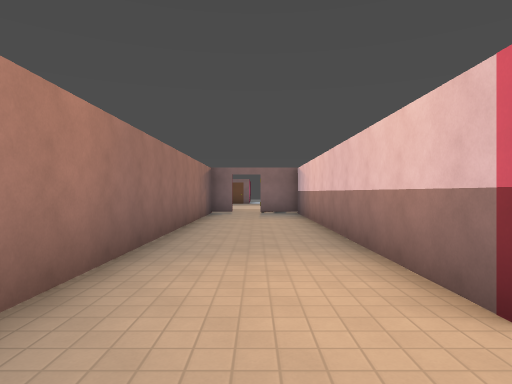
view 1 (above)

21 first-person views from a walk through a Godot game level. The camera is 1.5 m above the floor, looks level and sees 75° across. Doors that lead somewhere are drawn open, without their leaves. The floor is counted in squares, 2 m on a side. Each view is taken from the middle of a square. On the plan, view 1 faces up. The plan holds only what a view shows up to about 11 squares ahead; the rest is blank. The place goes on beyond the plan. Flat picture figures and markers are left out. Some surface patterns are stand-ins.

view 2
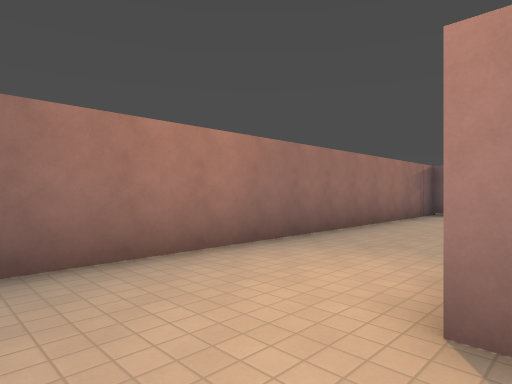

view 3
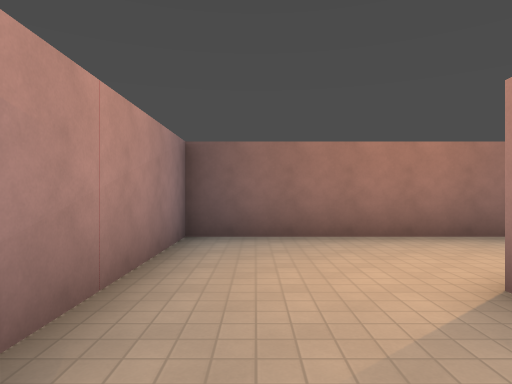

view 4
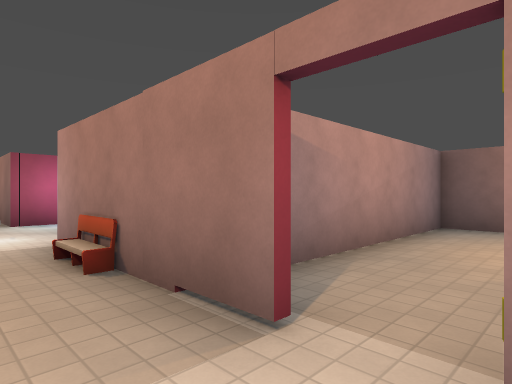

view 5
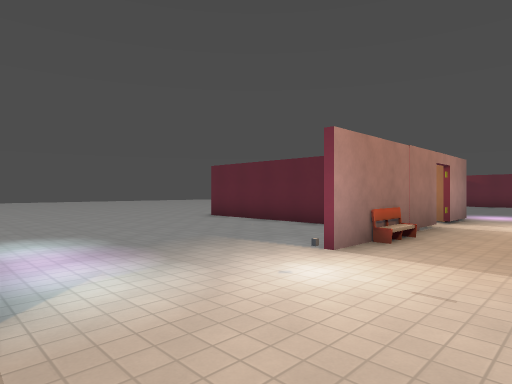

view 6
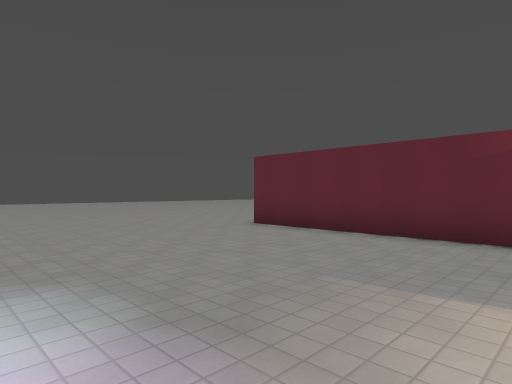

view 7
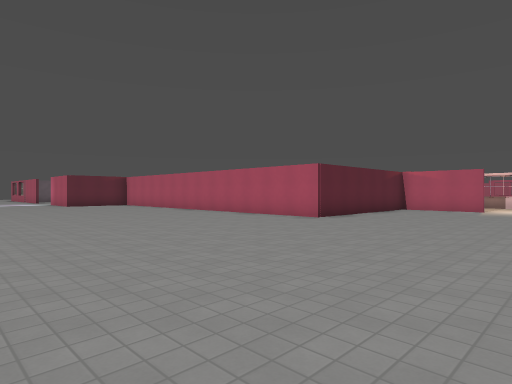

view 8
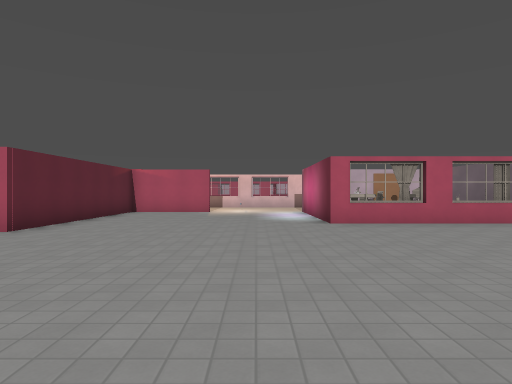

view 9
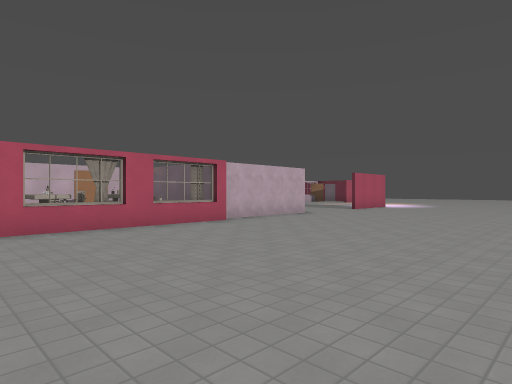

view 10
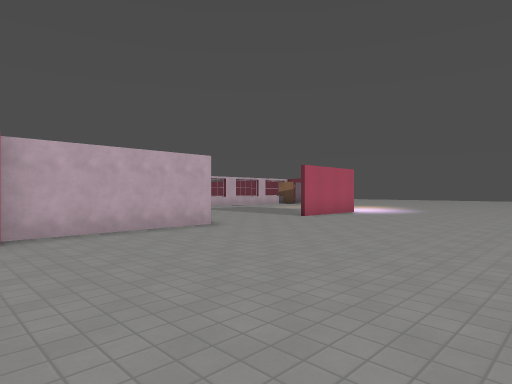

view 11
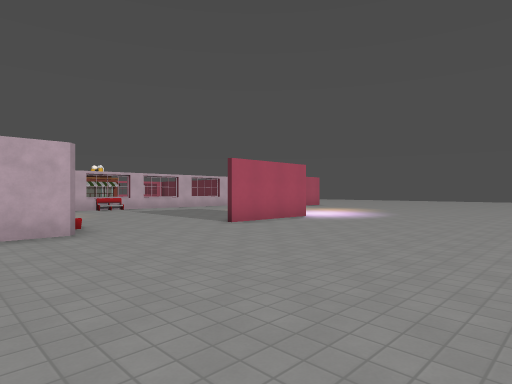

view 12
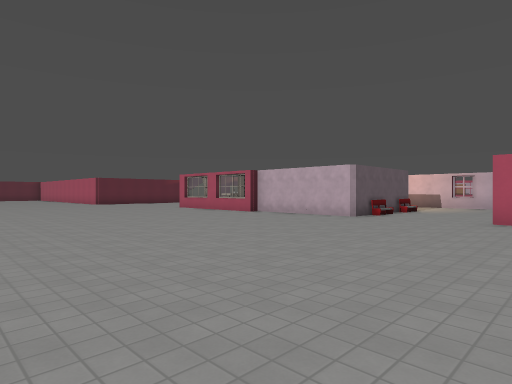

view 13
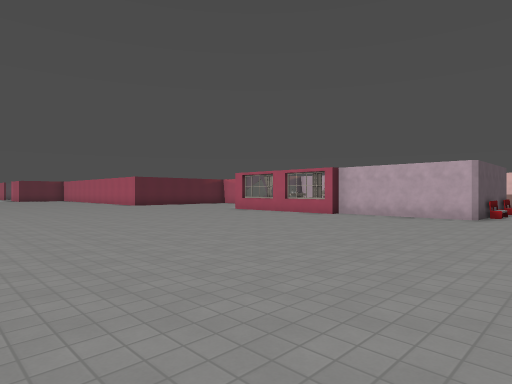

view 14
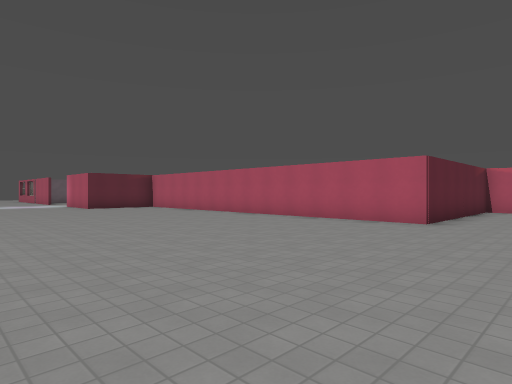

view 15
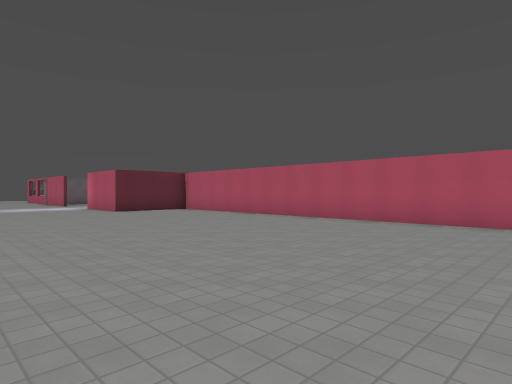

view 16
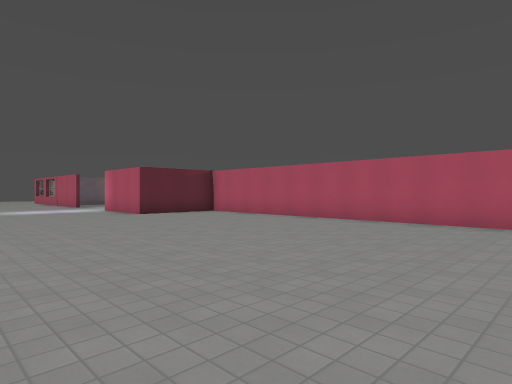

view 17
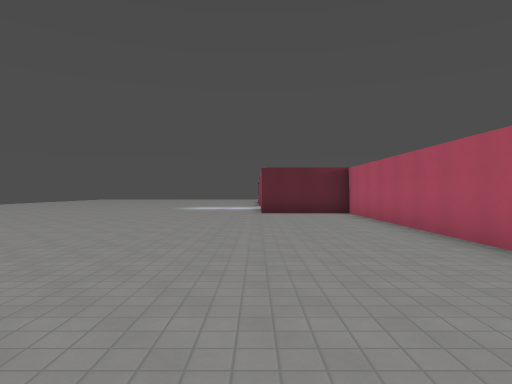

view 18
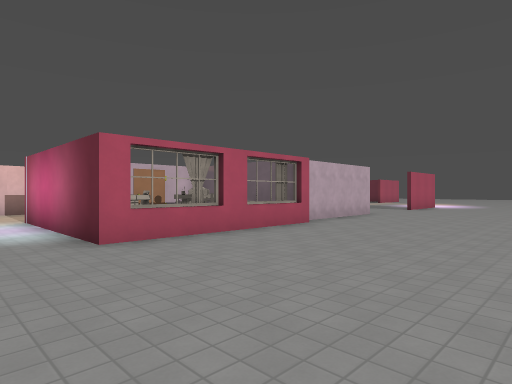

view 19
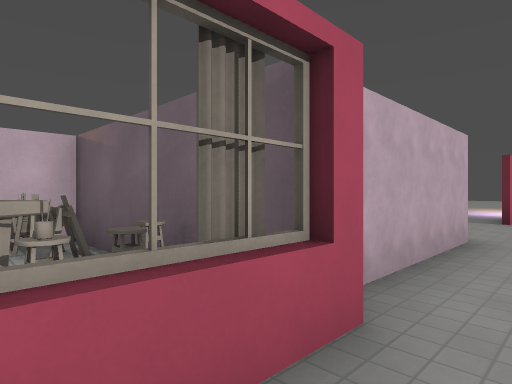

view 20
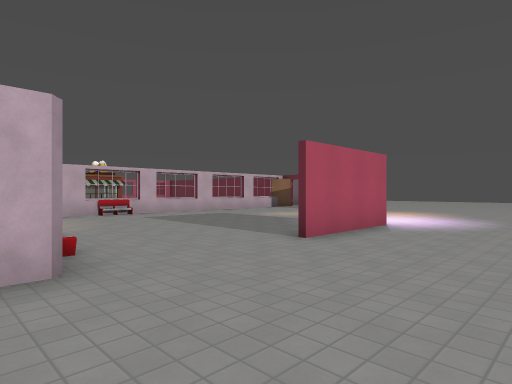

view 21
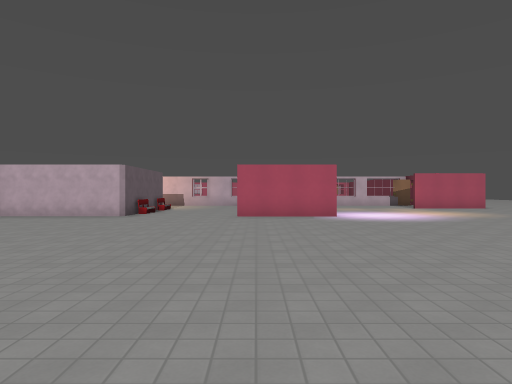

### Floor plan
Points are (right, up) in squares from view 1. A wall is a line through its corners. A room is listed if a view was taken in it or the views show most of it. See-through windows are left out.
Room 1 (views 1, 2)
walls: (1.5, 1.9) (1.5, 11); (-1.6, 11.5) (-1.6, -1.2) (3.4, -1.2)
ways out: opening at (3, 0) to room 2
Room 2 (views 3, 4)
walls: (4.7, 2.4) (4.7, 0.8)
ways out: opening at (3, 0) to room 1; opening at (6.5, -1.5) to room 3
Room 3 (views 5, 6, 7, 8, 9, 10, 11, 12, 13, 14, 15, 16, 17, 18, 19, 20, 21)
walls: (-0.1, -12.9) (-0.1, -7.8) (4.7, -7.8) (4.7, -9.2); (3.2, -1.3) (-1.7, -1.3) (-1.7, 11); (3.4, -16.9) (0.3, -16.9) (0.3, -12.6); (8.2, -8.4) (8.2, -7.8); (4.7, -0.1) (4.7, -4.2); (0.3, -23.5) (0.3, -20.4); (8.2, -20.2) (8.2, -19)
ways out: opening at (6.5, -1.5) to room 2; opening at (8, -20)
objects: bench (2, -17); other object (4, -17); bench (5, -3); other object (8, -20)

Where each view was taken, in squares from view 1:
view 1: 0 up, 0 right, facing up
view 2: 0 up, 2 right, facing up-left
view 3: 0 up, 4 right, facing left
view 4: 1 up, 6 right, facing down-left
view 5: 8 down, 7 right, facing up-left
view 6: 7 down, 4 right, facing up-left
view 7: 7 down, 10 left, facing up-right
view 8: 6 down, 8 left, facing right
view 9: 7 down, 7 left, facing down-right
view 10: 12 down, 6 left, facing down-right
view 11: 15 down, 6 left, facing down-right
view 12: 22 down, 9 left, facing up-right
view 13: 19 down, 10 left, facing up-right
view 14: 4 down, 10 left, facing up-right
view 15: 1 down, 10 left, facing up-right
view 16: 1 up, 10 left, facing up-right
view 17: 0 up, 5 left, facing up
view 18: 6 down, 5 left, facing down-right
view 19: 11 down, 1 left, facing down-right
view 20: 16 down, 3 left, facing down-right
view 21: 21 down, 10 left, facing right
